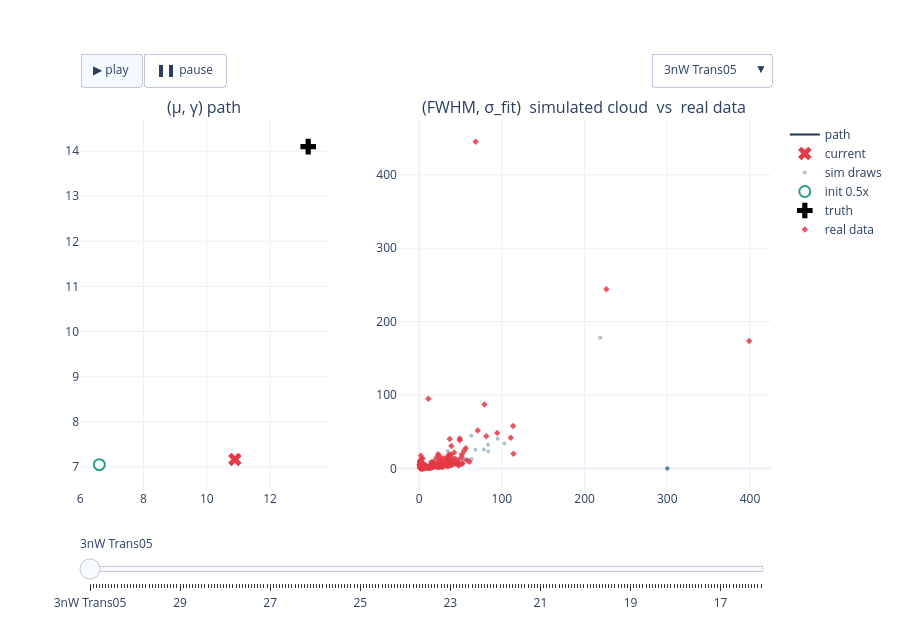

The cell this chart's notebook holds for it:
### Code cell
# FIG 1b — 3nW interactive: path + cloud, experiment dropdown + play/slider   (22a verbatim)
fig_3nW = build_power_figure(RESULTS, '3nW')
if fig_3nW is not None:
    _h = os.path.join(REPO_ROOT, 'notebooks', '23_fisher_uncertainties', '23a-fig1b-3nW-paths-clouds.html')
    fig_3nW.write_html(_h, include_plotlyjs='cdn', config=CONFIG_PLOT)
    print('wrote', _h, f'({os.path.getsize(_h)/1e6:.1f} MB)')
    fig_3nW.show(config=CONFIG_PLOT)
